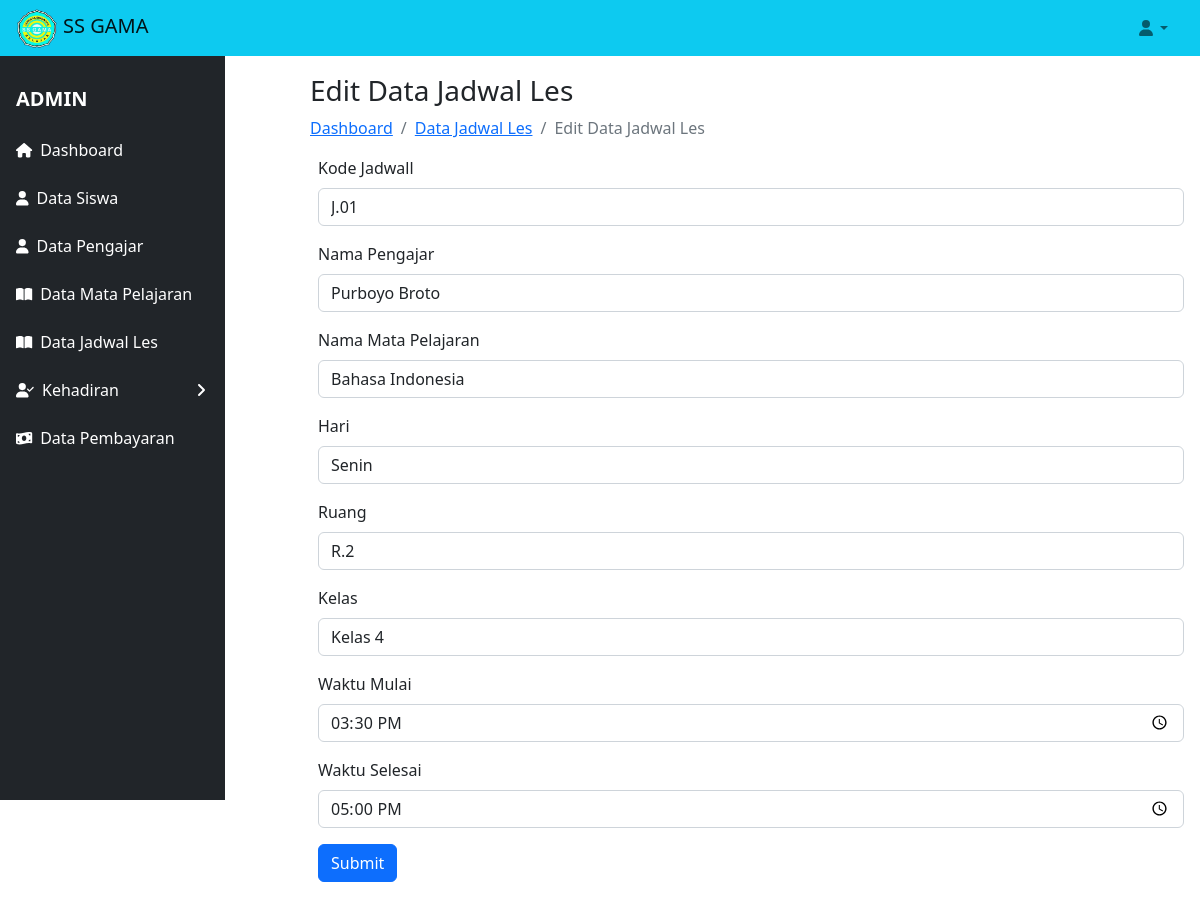
Page /views/edit_jadwal.php?kode_jadwal=J.01&aksi=edit_jadwal on the committed database.
### tables this page shows
CREATE TABLE `jadwal` (
  `kode_jadwal` varchar(5) NOT NULL,
  `nama_pengajar` varchar(30) DEFAULT NULL,
  `nama_mapel` varchar(30) DEFAULT NULL,
  `hari` varchar(20) DEFAULT NULL,
  `ruang` varchar(20) DEFAULT NULL,
  `kelas` varchar(30) DEFAULT NULL,
  `waktu_mulai` time DEFAULT NULL,
  `waktu_selesai` time DEFAULT NULL
);

### classes/database.php (called while the page is built, shortened)
<?php
class database
{
    var $host = "localhost";
    var $username = "root";
    var $password = "";
    var $db = "les_privat";
    var $koneksi;
    function __construct()
    {
        $this->koneksi = mysqli_connect($this->host, $this->username, $this->password, $this->db);
    }
    function edit_jadwal($kode_jadwal)
    {
        $data = mysqli_query($this->koneksi, "select * from jadwal where kode_jadwal='$kode_jadwal'");
        while ($d = mysqli_fetch_array($data)) {
            $hasil[] = $d;
        }
        return $hasil;
    }
}

### views/edit_jadwal.php (the view, shortened to what this page needs)
<?php
    include 'header.php';
    include 'sidebar.php';
?>
<div class="container-fluid px-2 py-5">
    <div class="row">
        <div class="col-md-3">
            <?php include 'sidebar.php'; ?>
        </div>
        <div class="col-md-9 ml-sm-auto">
            <h3 class="mt-4 mb-2">Edit Data Jadwal Les</h3>
            <ol class="breadcrumb mb-2">
                <li class="breadcrumb-item"><a href="dashboard_admin.php">Dashboard</a></li>
                <li class="breadcrumb-item"><a href="tampil_jadwal.php">Data Jadwal Les</a></li>
                <li class="breadcrumb-item active">Edit Data Jadwal Les</li>
            </ol>
            <main class="ml-sm-auto ml-md-auto ml-lg-0">
                <div class="container px-2 py-2">
                    <form action="proses_jadwal.php?aksi=update_jadwal" method="post">
                        <?php
                        foreach($db->edit_jadwal($_GET['kode_jadwal']) as $d) {
                        ?>
                            <div class="mb-3">
                                <label for="kode_jadwal" class="form-label">Kode Jadwall</label>
                                <input type="text" class="form-control" name="id" value="<?php echo $d['kode_jadwal'] ?>">
                            </div>
                            <div class="mb-3">
                                <label for="nama_pengajar" class="form-label">Nama Pengajar</label>
                                <input type="text" class="form-control" name="nama_pengajar" value="<?php echo $d['nama_pengajar'] ?>">
                            </div>
                            <div class="mb-3">
                                <label for="nama_mapel" class="form-label">Nama Mata Pelajaran</label>
                                <input type="text" class="form-control" name="nama_mapel" value="<?php echo $d['nama_mapel'] ?>">
                            </div>
                            <div class="mb-3">
                                <label for="hari" class="form-label">Hari</label>
                                <input type="text" class="form-control" name="hari" value="<?php echo $d['hari'] ?>">
                            </div>
                            <div class="mb-3">
                                <label for="ruang" class="form-label">Ruang</label>
                                <input type="text" class="form-control" name="ruang" value="<?php echo $d['ruang'] ?>">
                            </div>
                            <div class="mb-3">
                                <label for="kelas" class="form-label">Kelas</label>
                                <input type="text" class="form-control" name="kelas" value="<?php echo $d['kelas'] ?>">
                            </div>
                            <div class="mb-3">
                                <label for="waktu_mulai" class="form-label">Waktu Mulai</label>
                                <input type="time" class="form-control" name="waktu_mulai" value="<?php echo date('H:i', strtotime($d['waktu_mulai'])); ?>" required>
                            </div>
                            <div class="mb-3">
                                <label for="waktu_selesai" class="form-label">Waktu Selesai</label>
                                <input type="time" class="form-control" name="waktu_selesai" value="<?php echo date('H:i', strtotime($d['waktu_selesai'])); ?>" required>
                            </div>
                            <button type="submit" class="btn btn-primary" value="Simpan" onclick="showAlert();">Submit</button>
                        <?php
                        }
                        ?>
                    </form>
                </div>
            </main>
        </div>
    </div>
</div>

### rows in the picture
jadwal: id "J.01", nama_pengajar "Purboyo Broto", nama_mapel "Bahasa Indonesia", hari "Senin", ruang "R.2", kelas "Kelas 4", waktu_mulai "15:30", waktu_selesai "17:00"
